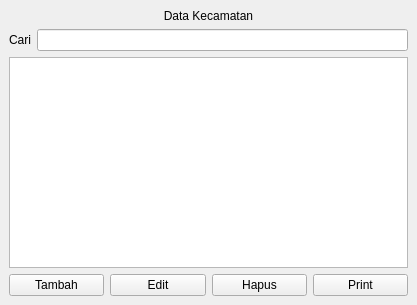
<?xml version="1.0" encoding="UTF-8"?>
<ui version="4.0">
 <class>CrudKecamatan</class>
 <widget class="QMainWindow" name="CrudKecamatan">
  <property name="geometry">
   <rect>
    <x>0</x>
    <y>0</y>
    <width>417</width>
    <height>305</height>
   </rect>
  </property>
  <property name="windowTitle">
   <string>Manajemen Data Kecamatan</string>
  </property>
  <widget class="QWidget" name="centralwidget">
   <layout class="QVBoxLayout">
    <item>
     <widget class="QLabel" name="labelJudul">
      <property name="text">
       <string>Data Kecamatan</string>
      </property>
      <property name="alignment">
       <set>Qt::AlignCenter</set>
      </property>
     </widget>
    </item>
    <item>
     <layout class="QHBoxLayout" name="cariLayout">
      <item>
       <widget class="QLabel" name="labelCari">
        <property name="text">
         <string>Cari</string>
        </property>
       </widget>
      </item>
      <item>
       <widget class="QLineEdit" name="inputCari"/>
      </item>
     </layout>
    </item>
    <item>
     <widget class="QTableWidget" name="tableKecamatan"/>
    </item>
    <item>
     <layout class="QHBoxLayout">
      <item>
       <widget class="QPushButton" name="btnTambah">
        <property name="text">
         <string>Tambah</string>
        </property>
       </widget>
      </item>
      <item>
       <widget class="QPushButton" name="btnEdit">
        <property name="text">
         <string>Edit</string>
        </property>
       </widget>
      </item>
      <item>
       <widget class="QPushButton" name="btnHapus">
        <property name="text">
         <string>Hapus</string>
        </property>
       </widget>
      </item>
      <item>
       <widget class="QPushButton" name="btnPrint">
        <property name="text">
         <string>Print</string>
        </property>
       </widget>
      </item>
     </layout>
    </item>
   </layout>
  </widget>
 </widget>
 <resources/>
 <connections/>
</ui>
